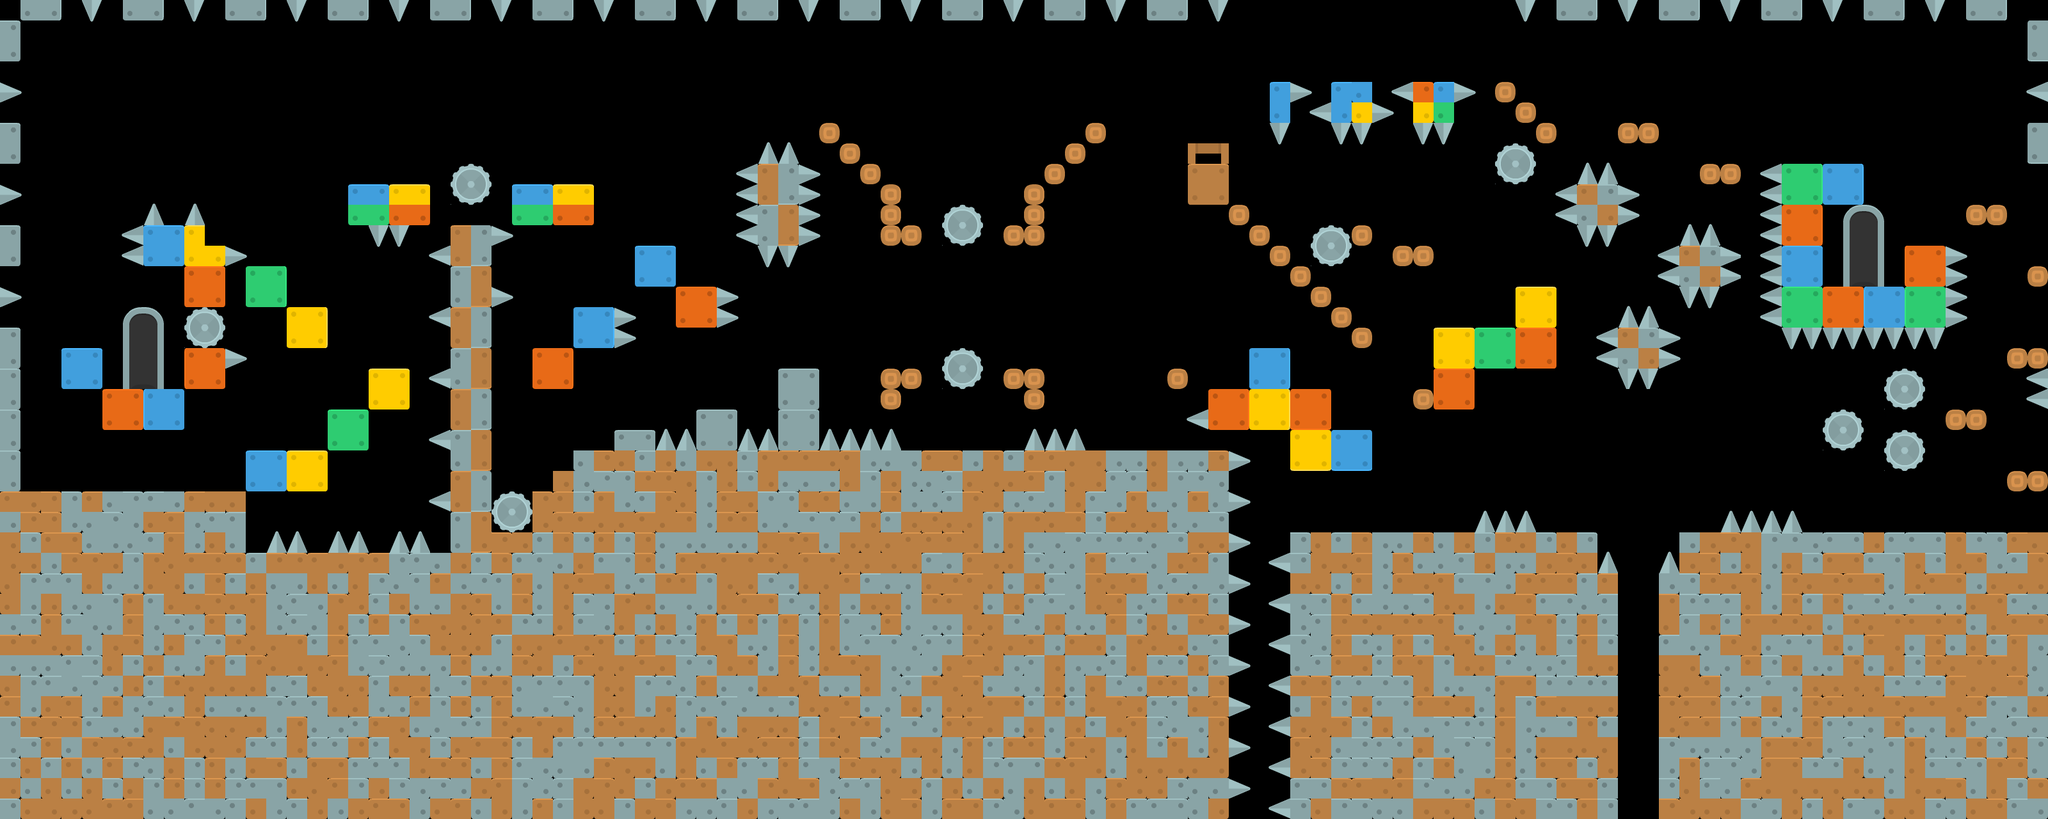

Below is a game level as drawn by its tile map, then a one-line description and the .tmx that defines it (tile-layer data replaced by summaries):
An orthogonal 100x40 tile map with 32x32 px tiles, 1 tile layer (Tile Layer 1), 1 hidden layer not drawn and 222 objects.

<map version="1.0" tiledversion="1.1.5" orientation="orthogonal" renderorder="right-down" width="100" height="40" tilewidth="32" tileheight="32" infinite="0" nextobjectid="313">
 <tileset firstgid="1" source="Color Bricks.tsx" />
 <imagelayer name="Background" visible="0" locked="1">
  <image source="PNG/Backgrounds/BackgroundLvl2.png" width="3200" height="1280" />
 </imagelayer>
 <layer name="Tile Layer 1" width="100" height="40">
  <data>[4000 cells, 2170 non-empty, 44 distinct tile ids]</data>
 </layer>
 <objectgroup name="Colliders">
  <object id="65" x="0" y="512">
   <polyline points="0,0 32,0 32,256 384,256 384,352 704,352 704,-160 768,-160 768,320 832,320 832,256 864,256 864,224 896,224 896,192 960,192 960,160 1024,160 1024,192 1088,192 1088,128 1152,128 1152,192 1216,192 1216,64 1280,64 1280,192 1920,192 1920,768 0,768 0,0 2,-4 -2,-4" />
  </object>
  <object id="66" x="2016" y="832">
   <polyline points="0,0 480,0 480,64 512,64 512,448 0,448 0,0" />
  </object>
  <object id="67" x="2592" y="896">
   <polyline points="0,0 32,0 32,-64 608,-64 608,384 0,384 0,0" />
  </object>
  <object id="68" x="96" y="544">
   <polyline points="0,0 64,0 64,64 192,64 192,0 256,0 256,64 192,64 192,128 64,128 64,64 0,64 0,0" />
  </object>
  <object id="69" x="224" y="416">
   <polyline points="0,0 0,-64 96,-64 96,-32 128,-32 128,64 64,64 64,0 0,0" />
  </object>
  <object id="70" x="384" y="416">
   <polyline points="0,0 64,0 64,128 128,128 128,64 0,64 0,0" />
  </object>
  <object id="71" x="544" y="352">
   <polyline points="0,0 128,0 128,-64 0,-64 0,0" />
  </object>
  <object id="72" x="384" y="768">
   <polyline points="0,0 0,-64 192,-64 192,-192 256,-192 256,-128 128,-128 128,-64 128,0 0,0" />
  </object>
  <object id="73" x="800" y="288">
   <polyline points="0,0 128,0 128,64 0,64 0,0" />
  </object>
  <object id="75" x="832" y="544">
   <polyline points="0,0 64,0 128,0 128,-64 64,-64 64,64 0,64 0,32 0,0" />
  </object>
  <object id="76" x="992" y="448">
   <polyline points="0,0 128,0 128,64 64,64 64,-64 0,-64 0,0" />
  </object>
  <object id="77" x="1184" y="384">
   <polyline points="0,0 64,0 64,-128 0,-128 0,0" />
  </object>
  <object id="78" x="1888" y="672">
   <polyline points="0,0 128,0 128,64 256,64 256,0 192,0 192,-64 128,-64 128,-128 64,-128 64,-64 0,-64 0,0" />
  </object>
  <object id="79" x="2240" y="640">
   <polyline points="0,0 64,0 64,-64 192,-64 192,-192 128,-192 128,-128 0,-128 0,0" />
  </object>
  <object id="80" x="1984" y="128">
   <polyline points="0,0 32,0 32,64 0,64 0,0" />
  </object>
  <object id="81" x="2080" y="128">
   <polyline points="0,0 64,0 64,64 0,64 0,0" />
  </object>
  <object id="82" x="2208" y="128">
   <polyline points="0,0 64,0 64,64 0,64 0,0" />
  </object>
  <object id="83" x="2784" y="256">
   <polyline points="0,0 128,0 128,64 64,64 64,192 192,192 192,128 256,128 256,256 0,256 0,0" />
  </object>
  <object id="84" x="1856" y="320">
   <polyline points="0,0 64,0 64,-96 0,-96 0,0" />
  </object>
  <object id="85" x="2464" y="288">
   <polyline points="0,0 64,0 64,64 0,64 0,0" />
  </object>
  <object id="86" x="2624" y="384" width="64" height="64" />
  <object id="87" x="2528" y="512" width="64" height="64" />
  <object id="88" x="0" y="352" width="32" height="64" />
  <object id="90" x="0" y="192" width="32" height="64" />
  <object id="92" x="0" y="32" width="32" height="64" />
  <object id="93" x="32" y="0" width="64" height="32" />
  <object id="94" x="192" y="0" width="64" height="32" />
  <object id="95" x="352" y="0" width="64" height="32" />
  <object id="96" x="512" y="0" width="64" height="32" />
  <object id="97" x="672" y="0" width="64" height="32" />
  <object id="98" x="832" y="0" width="64" height="32" />
  <object id="99" x="992" y="0" width="64" height="32" />
  <object id="100" x="1152" y="0" width="64" height="32" />
  <object id="101" x="1312" y="0" width="64" height="32" />
  <object id="102" x="1472" y="0" width="64" height="32" />
  <object id="103" x="1632" y="0" width="64" height="32" />
  <object id="104" x="1792" y="0" width="64" height="32" />
  <object id="105" x="2432" y="0" width="64" height="32" />
  <object id="107" x="2592" y="0" width="64" height="32" />
  <object id="108" x="2752" y="0" width="64" height="32" />
  <object id="109" x="2912" y="0" width="64" height="32" />
  <object id="110" x="3072" y="0" width="64" height="32" />
  <object id="111" x="3168" y="32" width="32" height="64" />
  <object id="112" x="3168" y="192" width="32" height="64" />
  <object id="116" x="1280" y="192" width="32" height="32" />
  <object id="117" x="1312" y="224" width="32" height="32" />
  <object id="128" x="1344" y="256">
   <polyline points="0,0 32,0 32,128 96,128 96,96 64,96 64,32 0,32 0,0" />
  </object>
  </objectgroup>
</map>
<!-- 175 of 222 objects omitted -->
